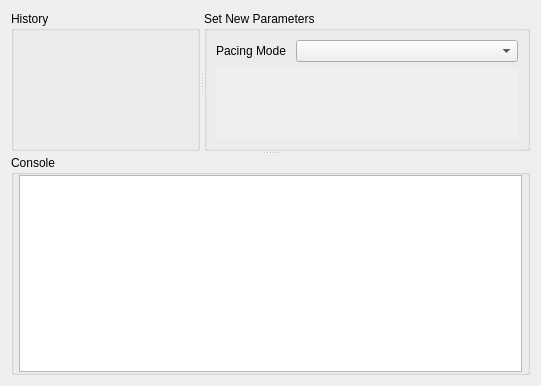
<?xml version="1.0" encoding="UTF-8"?>
<ui version="4.0">
 <class>SettingsWidget</class>
 <widget class="QWidget" name="SettingsWidget">
  <property name="geometry">
   <rect>
    <x>0</x>
    <y>0</y>
    <width>541</width>
    <height>386</height>
   </rect>
  </property>
  <property name="windowTitle">
   <string>Form</string>
  </property>
  <layout class="QGridLayout" name="gridLayout_2">
   <item row="0" column="0">
    <widget class="QSplitter" name="splitter">
     <property name="orientation">
      <enum>Qt::Vertical</enum>
     </property>
     <widget class="QWidget" name="paramWidget" native="true">
      <layout class="QGridLayout" name="gridLayout_3">
       <item row="0" column="0">
        <widget class="QSplitter" name="paramSplitter">
         <property name="orientation">
          <enum>Qt::Horizontal</enum>
         </property>
         <widget class="QGroupBox" name="historyBox">
          <property name="title">
           <string>History</string>
          </property>
         </widget>
         <widget class="QGroupBox" name="paramBox">
          <property name="title">
           <string>Set New Parameters</string>
          </property>
          <layout class="QVBoxLayout" name="verticalLayout">
           <property name="sizeConstraint">
            <enum>QLayout::SetMinimumSize</enum>
           </property>
           <item>
            <layout class="QHBoxLayout" name="horizontalLayout" stretch="1,3">
             <property name="sizeConstraint">
              <enum>QLayout::SetMinimumSize</enum>
             </property>
             <item>
              <widget class="QLabel" name="label">
               <property name="sizePolicy">
                <sizepolicy hsizetype="Preferred" vsizetype="Fixed">
                 <horstretch>0</horstretch>
                 <verstretch>0</verstretch>
                </sizepolicy>
               </property>
               <property name="text">
                <string>Pacing Mode</string>
               </property>
              </widget>
             </item>
             <item>
              <widget class="QComboBox" name="pacingModeBox"/>
             </item>
            </layout>
           </item>
           <item>
            <widget class="QScrollArea" name="scrollArea">
             <property name="frameShape">
              <enum>QFrame::NoFrame</enum>
             </property>
             <property name="lineWidth">
              <number>0</number>
             </property>
             <property name="widgetResizable">
              <bool>true</bool>
             </property>
             <widget class="QWidget" name="paramPanel">
              <property name="geometry">
               <rect>
                <x>0</x>
                <y>0</y>
                <width>230</width>
                <height>99</height>
               </rect>
              </property>
             </widget>
            </widget>
           </item>
          </layout>
         </widget>
        </widget>
       </item>
      </layout>
     </widget>
     <widget class="QGroupBox" name="groupBox">
      <property name="title">
       <string>Console</string>
      </property>
      <layout class="QGridLayout" name="gridLayout">
       <property name="leftMargin">
        <number>5</number>
       </property>
       <property name="topMargin">
        <number>0</number>
       </property>
       <property name="rightMargin">
        <number>5</number>
       </property>
       <property name="bottomMargin">
        <number>0</number>
       </property>
       <property name="spacing">
        <number>0</number>
       </property>
       <item row="0" column="0">
        <widget class="QTextEdit" name="textEdit">
         <property name="sizePolicy">
          <sizepolicy hsizetype="Expanding" vsizetype="Minimum">
           <horstretch>0</horstretch>
           <verstretch>0</verstretch>
          </sizepolicy>
         </property>
         <property name="readOnly">
          <bool>true</bool>
         </property>
        </widget>
       </item>
      </layout>
     </widget>
    </widget>
   </item>
  </layout>
 </widget>
 <resources/>
 <connections/>
</ui>
